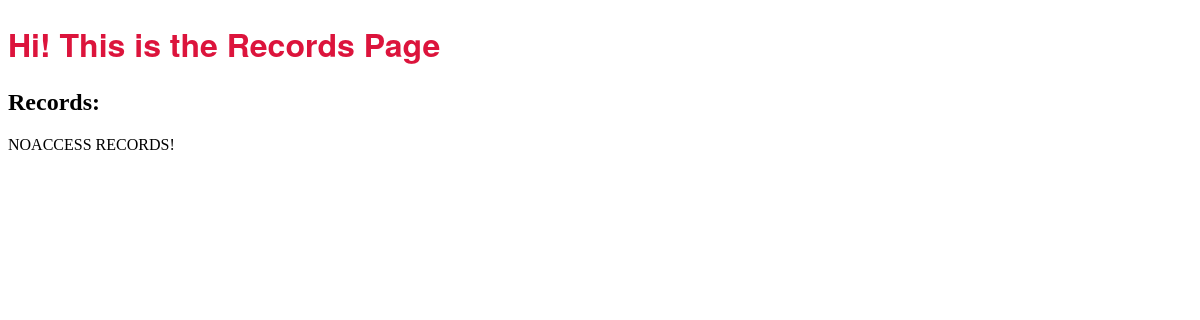
The app's page /, older data.
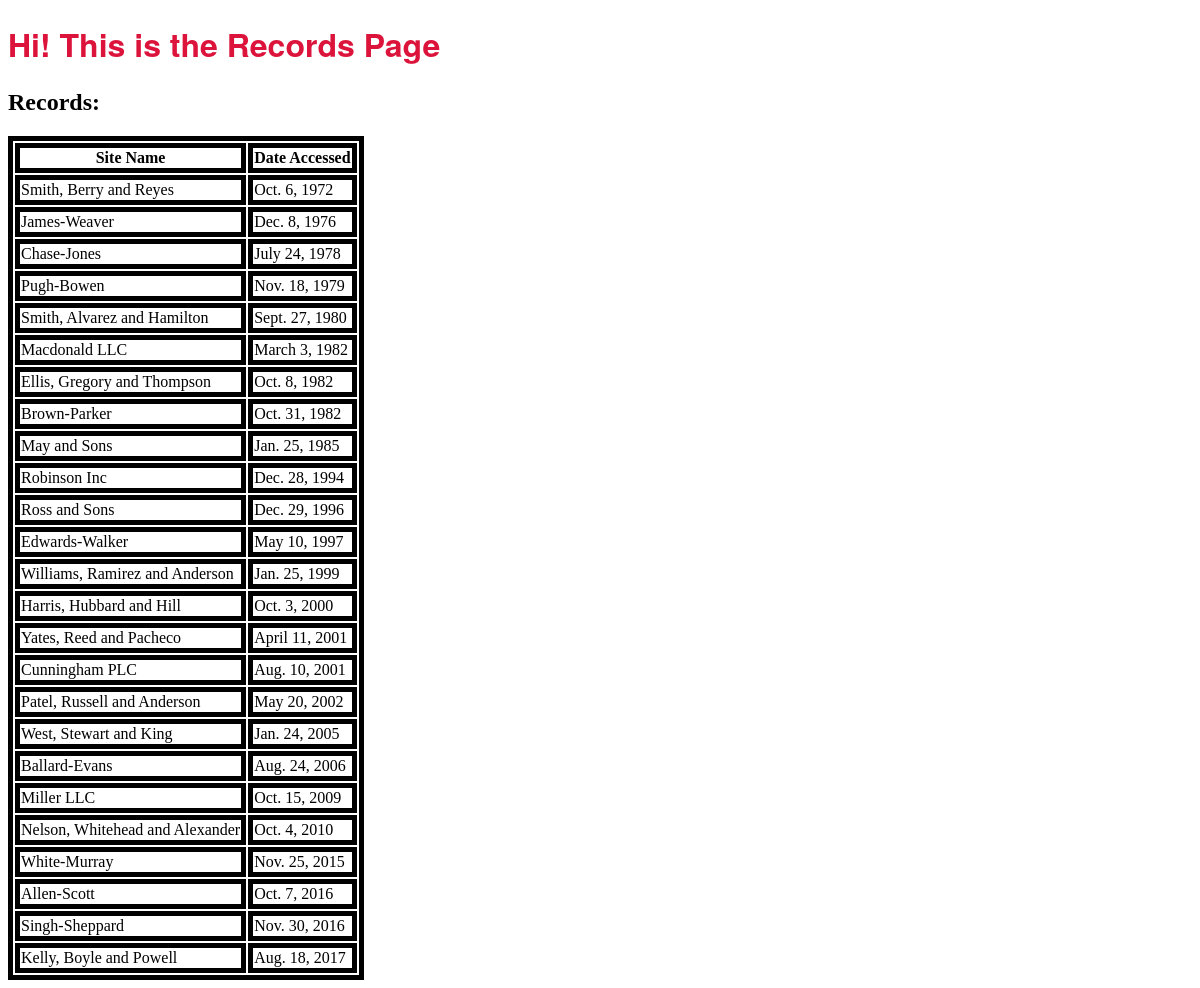
The same page, newer data.
### firstApp/models.py (models this page shows, shortened)
class AccessRecord(models.Model):
    name=models.ForeignKey(WebPage,on_delete=models.DO_NOTHING,)
    date=models.DateField()

class WebPage(models.Model):
    top=models.ForeignKey(Topic,on_delete=models.DO_NOTHING,)
    name=models.CharField(max_length=128,unique=True)
    url=models.URLField(unique=True)
    def __str__(self):
        return self.name

### firstApp/views.py (the view)
# urls.py: path('', views.index, name='index'),
def index(req):
    page_list=AccessRecord.objects.order_by('date')
    my_dict={'access_record':page_list}
    return render(req,'firstApp/index.html',context=my_dict)

### templates/firstApp/index.html (shortened to what this page needs)
<!DOCTYPE html>
{% load staticfiles %}
<html lang="en">
<head>
    <link rel="stylesheet" href={% static "css/first.css" %}>
</head>
<body>
<h1>Hi! This is the Records Page</h1>
<h2>Records: </h2>
<div>
    {% if access_record%}
    <table>
        <thread>
            <th>Site Name</th>
            <th>Date Accessed</th>
        </thread>
    {% for acc in access_record %}
    <tr>
        <td>{{acc.name}}</td>
        <td>{{acc.date}}</td>
    </tr>
    {% endfor %}
    </table>
    {% else %}
    <p>NOACCESS RECORDS!</p>
    {% endif %}
</div>
</body>
</html>

Row changes from the older to the newer data that the page shows:
added AccessRecord: name "Smith, Berry and Reyes", date "Oct. 6, 1972"
added AccessRecord: name "James-Weaver", date "Dec. 8, 1976"
added AccessRecord: name "Chase-Jones", date "July 24, 1978"
added AccessRecord: name "Pugh-Bowen", date "Nov. 18, 1979"
added AccessRecord: name "Smith, Alvarez and Hamilton", date "Sept. 27, 1980"
added AccessRecord: name "Macdonald LLC", date "March 3, 1982"
added AccessRecord: name "Ellis, Gregory and Thompson", date "Oct. 8, 1982"
added AccessRecord: name "Brown-Parker", date "Oct. 31, 1982"
added AccessRecord: name "May and Sons", date "Jan. 25, 1985"
added AccessRecord: name "Robinson Inc", date "Dec. 28, 1994"
added AccessRecord: name "Ross and Sons", date "Dec. 29, 1996"
added AccessRecord: name "Edwards-Walker", date "May 10, 1997"
added AccessRecord: name "Williams, Ramirez and Anderson", date "Jan. 25, 1999"
added AccessRecord: name "Harris, Hubbard and Hill", date "Oct. 3, 2000"
added AccessRecord: name "Yates, Reed and Pacheco", date "April 11, 2001"
added AccessRecord: name "Cunningham PLC", date "Aug. 10, 2001"
added AccessRecord: name "Patel, Russell and Anderson", date "May 20, 2002"
added AccessRecord: name "West, Stewart and King", date "Jan. 24, 2005"
added AccessRecord: name "Ballard-Evans", date "Aug. 24, 2006"
added AccessRecord: name "Miller LLC", date "Oct. 15, 2009"
added AccessRecord: name "Nelson, Whitehead and Alexander", date "Oct. 4, 2010"
added AccessRecord: name "White-Murray", date "Nov. 25, 2015"
added AccessRecord: name "Allen-Scott", date "Oct. 7, 2016"
added AccessRecord: name "Singh-Sheppard", date "Nov. 30, 2016"
added AccessRecord: name "Kelly, Boyle and Powell", date "Aug. 18, 2017"
Text that changed along with them:
text no longer shown: "NOACCESS RECORDS!"
text now shown: "Site Name Date Accessed"
